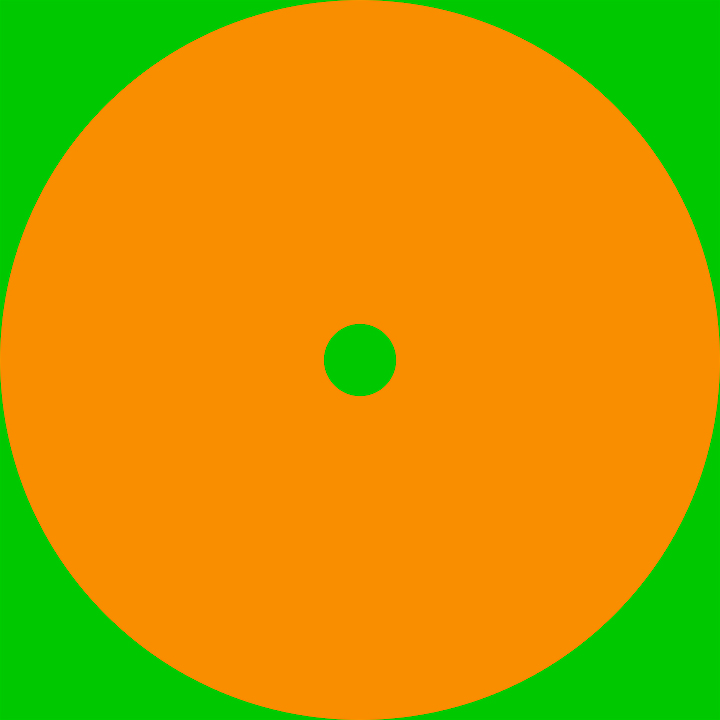
#> input picture src/point_land.jpg, 720 x 720 px, given in place of the camera
$ python highlight_color.py
#> lines starting #> are read from the running program, lines starting #| are printed output that depends on the picture; after the words box and inside, x2 and y2 are one past the last pixel; in counts of white or black regions, pixels touching at a corner belong together
#!/usr/bin/env python
#coding=utf8

import cv2 as cv

    #создаём пустую функцию
def nothing(x):
    pass

    #делаем захват видео с камеры в переменную cap
cap = cv.VideoCapture("/dev/video0")    #stereo elp >> /dev/video2, /dev/video4

    #создам пустое окно с именем result
cv.namedWindow('result')

    #создаём в окне result бегунки для задания порогов цвета
cv.createTrackbar('minb', 'result', 0, 255, nothing)
#> slider 'minb' is set to 51
cv.createTrackbar('ming', 'result', 0, 255, nothing)
#> slider 'ming' is set to 51
cv.createTrackbar('minr', 'result', 0, 255, nothing)
#> slider 'minr' is set to 51

cv.createTrackbar('maxb', 'result', 0, 255, nothing)
#> slider 'maxb' is set to 255
cv.createTrackbar('maxg', 'result', 0, 255, nothing)
#> slider 'maxg' is set to 255
cv.createTrackbar('maxr', 'result', 0, 255, nothing)
#> slider 'maxr' is set to 255

# color = cv.imread('land_point_blue.png')
# cv.imshow('color', color)

while(True):

    #читаем флаг подключения камеры и картинку с камеры
    ret, frame = cap.read()
#> frame is the input picture: shape (720, 720, 3); mean B, G, R 0, 154.9, 193.6

    # ret = True
    # frame = color


    #проверяем есть ли соединение с камерой
    if ret:

        #переводим картинку с камеры из формата BGR в HSV
        # hsv = frame
        hsv = cv.cvtColor(frame, cv.COLOR_BGR2HSV)
#> hsv: shape (720, 720, 3); mean H, S, V 26.6, 255, 238.1
        cv.imshow('frame', hsv) #выводим картинку с камеры в формате HSV на экран

        #получаем значения задаваемые бегунками
        minb = cv.getTrackbarPos('minb', 'result')
        ming = cv.getTrackbarPos('ming', 'result')
        minr = cv.getTrackbarPos('minr', 'result')

        maxb = cv.getTrackbarPos('maxb', 'result')
        maxg = cv.getTrackbarPos('maxg', 'result')
        maxr = cv.getTrackbarPos('maxr', 'result')

        #делаем размытие картинки HSV
        hsv = cv.blur(hsv, (4,4))
#> hsv: shape (720, 720, 3); mean H, S, V 26.6, 255, 238.1
       # cv.imshow('Blur', hsv)

        #делаем бинаризацию картинки и пихаем её в переменную mask
        mask = cv.inRange(hsv, (minb, ming, minr), (maxb, maxg, maxr))
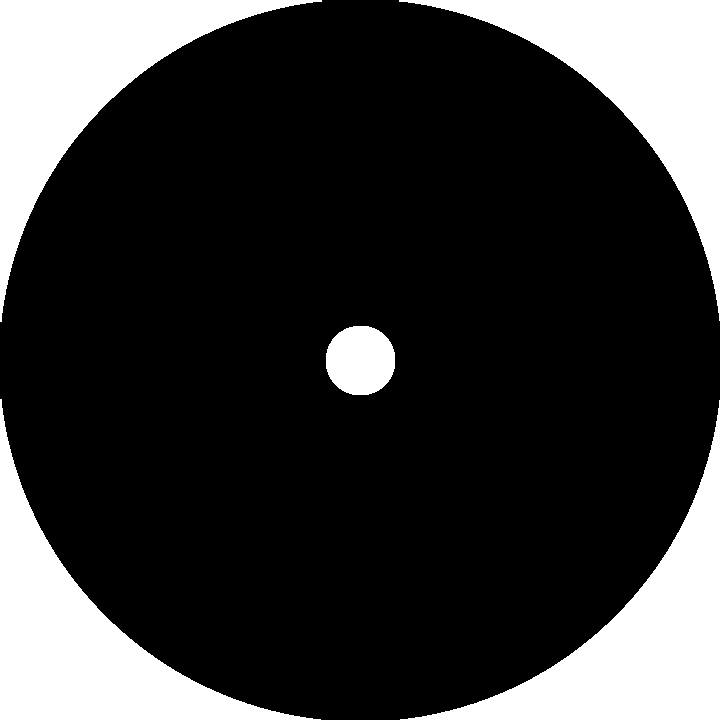
#> mask: shape (720, 720); 21.8% white; 5 white regions, box (x1, y1, x2, y2) and area: (0, 0, 322, 322) 27600, (399, 0, 720, 321) 27260, (0, 399, 321, 720) 27259, (400, 400, 720, 720) 26915, (326, 326, 395, 395) 3845
       # cv.imshow('mask', mask)

        # Уменьшаем контуры белых объектов - делаем две итерации
        maskEr = cv.erode(mask, None, iterations=2)
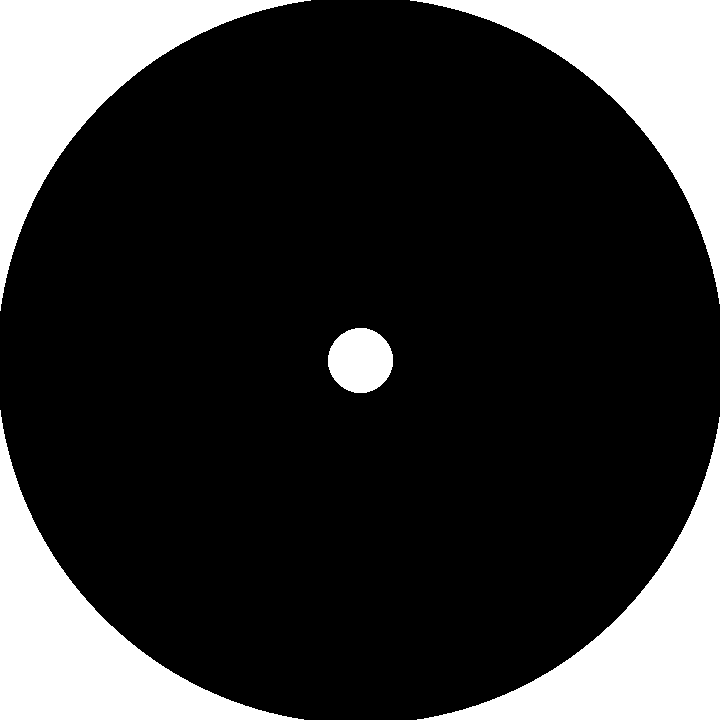
#> maskEr: shape (720, 720); 20.7% white; 5 white regions, box (x1, y1, x2, y2) and area: (0, 0, 311, 311) 26316, (410, 0, 720, 304) 25988, (0, 410, 304, 720) 25987, (417, 417, 720, 720) 25655, (328, 328, 393, 393) 3309
        # cv.imshow("Erode", maskEr)

        # Увеличиваем контуры белых объектов (Делаем противоположность функции erode) - делаем две итерации
        maskDi = cv.dilate(maskEr, None, iterations=2)
#> maskDi: shape (720, 720); 21.7% white; 5 white regions, box (x1, y1, x2, y2) and area: (0, 0, 313, 313) 27564, (408, 0, 720, 306) 27220, (0, 408, 306, 720) 27219, (415, 415, 720, 720) 26871, (326, 326, 395, 395) 3845
        cv.imshow('Dilate', maskDi)

        # накладываем полученную маску на картинку с камеры переведённую в формат HSV
        result = cv.bitwise_and(frame, frame, mask = mask)
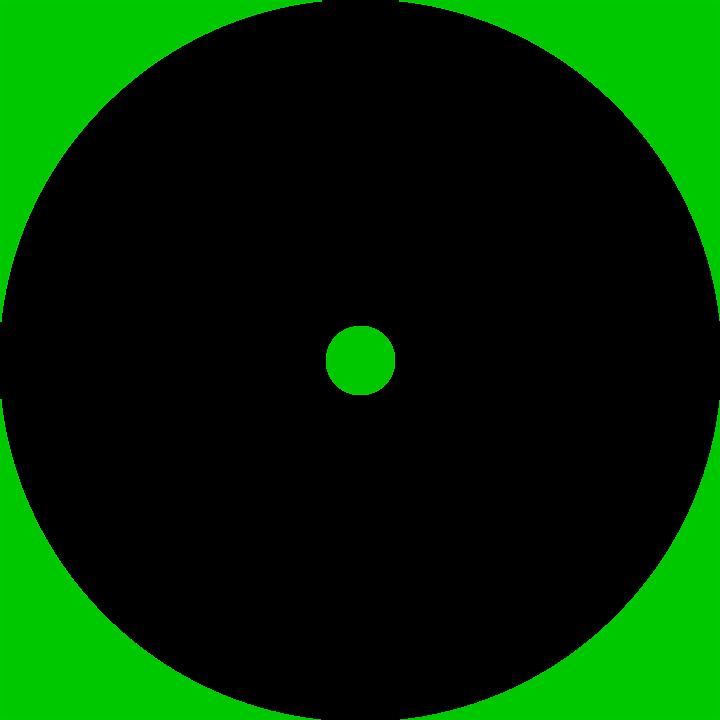
#> result: shape (720, 720, 3); mean B, G, R 0, 43.6, 0
        cv.imshow('result', result)

        #print(result)
        if cv.waitKey(1) == 27: # проверяем была ли нажата кнопка esc
#> (key Esc is pressed here)
            break
    else:
        print("Camera not found!")
        break

cap.release()
cv.destroyAllWindows()
